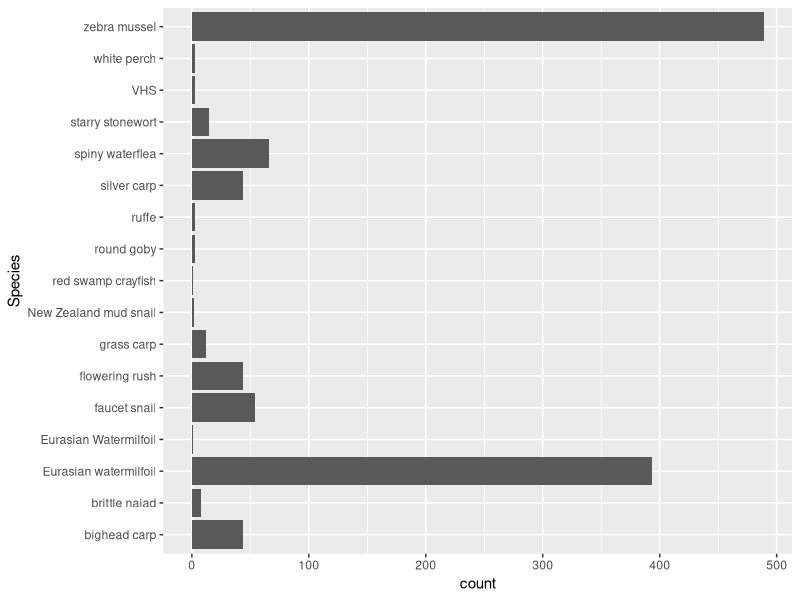
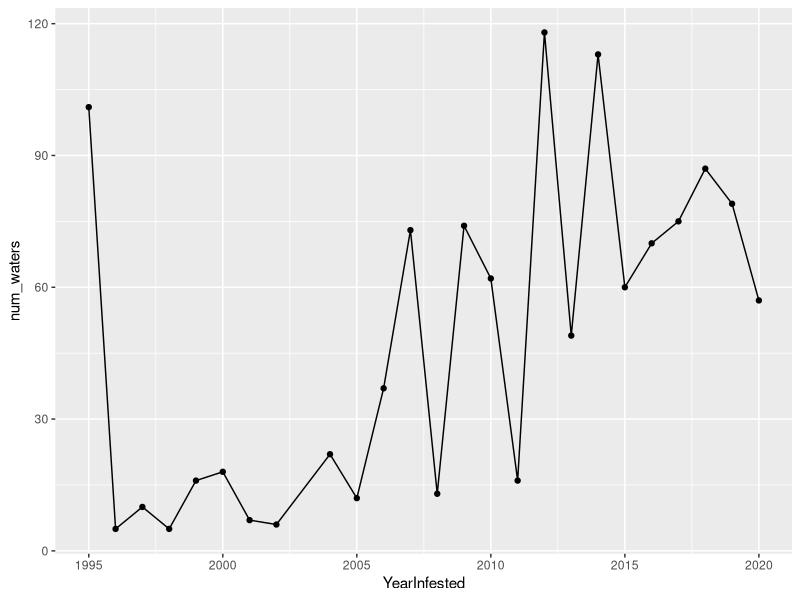
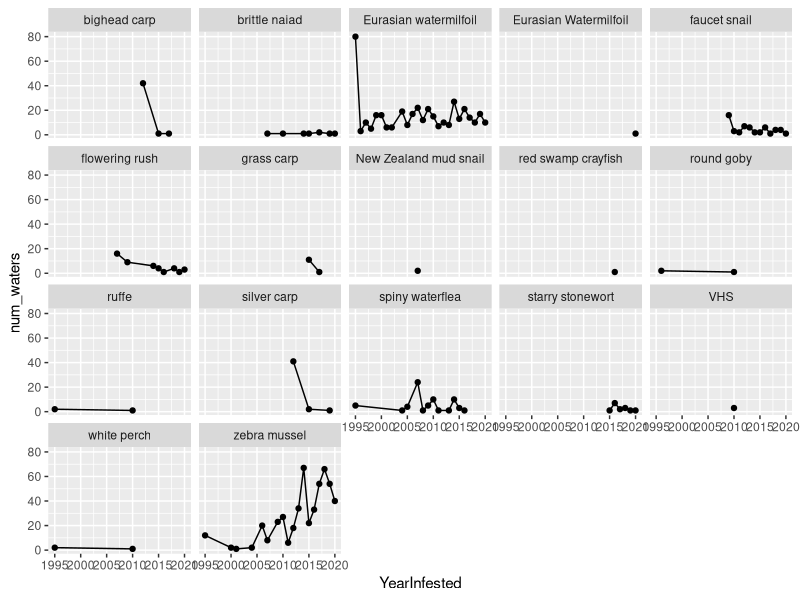

The R source for these figures, in order:
## ---- chunk 1
library(tidyverse)
## ---- chunk 2
waters <- read_csv('infested-waters.csv')
## ---- chunk 3
waters
head(waters)
## ---- chunk 4
ggplot(data = waters, aes(Species)) +
  geom_bar()+
  coord_flip()

## ---- chunk 5
waters %>% 
  filter(Species == "zebra mussel")

waters %>% 
  filter(Species == "zebra mussel" & YearInfested  == 2020)
## ---- chunk 6
waters_year <- waters %>% 
  group_by(YearInfested ) %>% 
  summarize(num_waters = n())

ggplot(data = waters_year, aes(x = YearInfested, y = num_waters)) +
  geom_point() +
  geom_line()
## ---- chunk 7
waters_year_list <- waters %>% 
  group_by(YearInfested, Species) %>% 
  summarize(num_waters = n())

ggplot(data = waters_year_list, aes(x = YearInfested, y = num_waters)) +
  geom_point() +
  geom_line() +
  facet_wrap(~Species)
